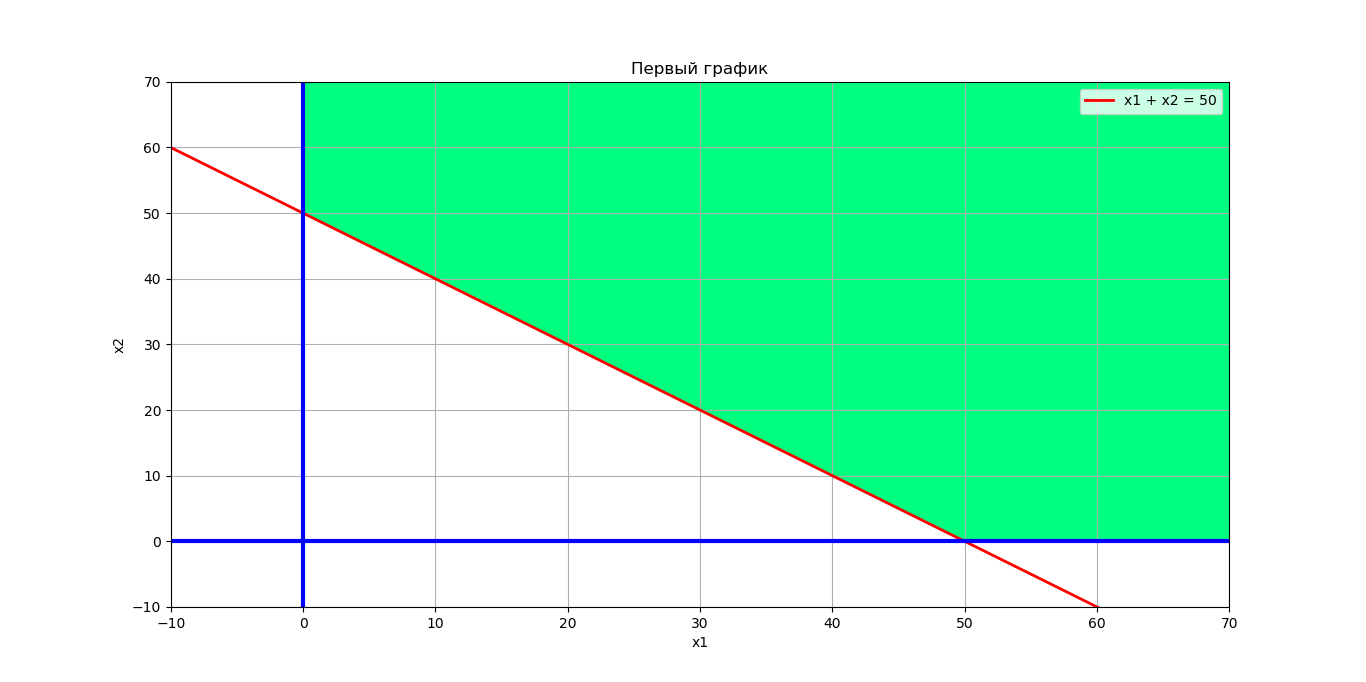

The Python source for this figure:
import matplotlib.pyplot as plt
import numpy as np

def infinum(x1):
    return 0.0

def supremum(x1):
    return 100.0

def first_x2(x1):
    return 50 - x1

def second_x2(x1):
    return 8.0 * x1 / 7.0

def third_x2(x1):
    return 60 - 2*x1 / 3



x1 = list(np.linspace(-20, 80, 1000))

y1 = list(map(first_x2, x1))
y2 = list(map(second_x2, x1))
y3 = list(map(third_x2, x1))
ymin = list(map(infinum, x1))
ymax = list(map(supremum, x1))


fig, ax = plt.subplots()


line = ax.plot(x1, y1, color = 'r', linewidth = 2, label = "x1 + x2 = 50")


ax.plot([-20, 80], [0, 0], color = 'b', linewidth = 3)
ax.plot([0, 0], [-20, 80], color = 'b', linewidth = 3)


ax.fill_between(x1, ymax, y1,
                where= (ymax > y1),
                facecolor='springgreen')

ax.fill_between([-30, 0], [100, 100], [0, 0],
                facecolor='white')

ax.fill_between([-30, 80], [-100, -100], [0, 0],
                facecolor='white')

plt.xlabel('x1')
plt.ylabel('x2')

ax.set_title("Первый график")
ax.set_xlim([-10, 70])
ax.set_ylim([-10, 70])
ax.grid()

fig.set_figwidth(17)    #  ширина и
fig.set_figheight(10)    #  высота "Figure"

plt.legend()
plt.show()
